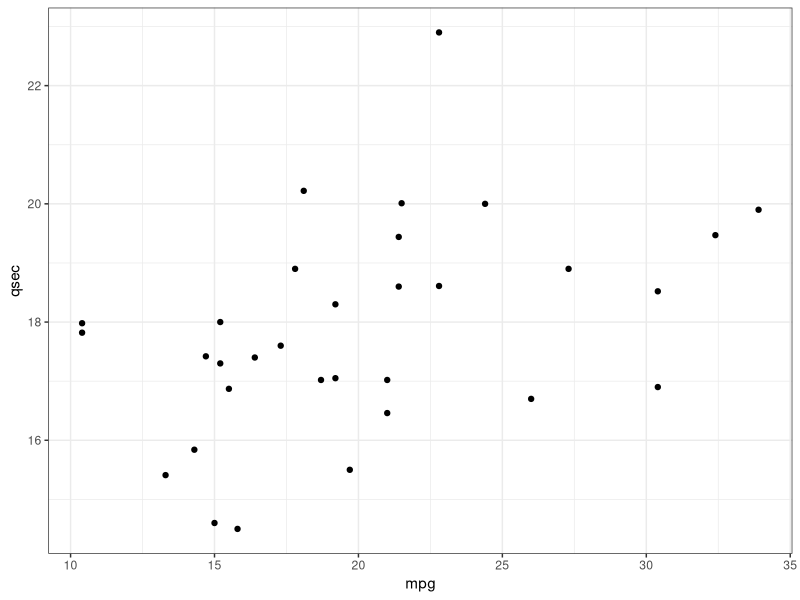
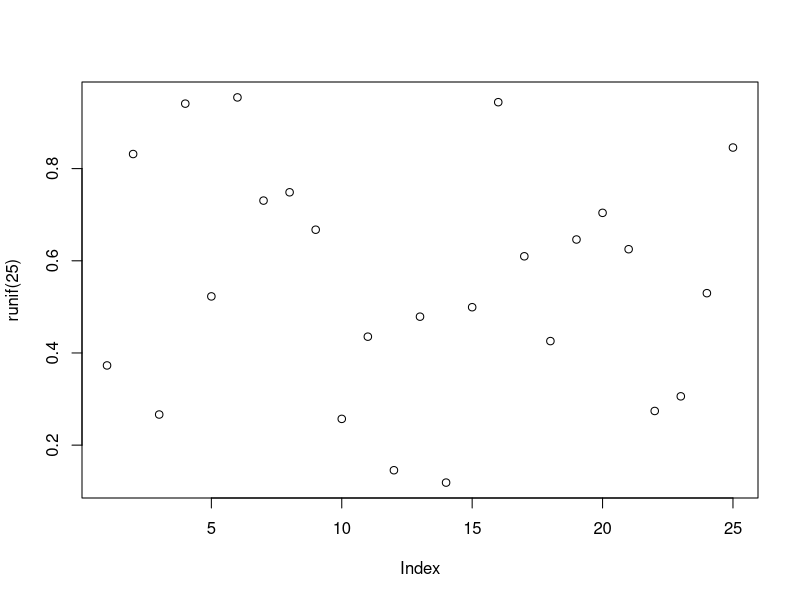

R code for these plots, in order:
## ---- chunk 1
library(knitr)
knit_hooks$set(plot = function(x, options) {
  if ('tikz' %in% options$dev && !options$external) {
    hook_plot_tex(x, options)
  } else hook_plot_md(x, options)
})
## ---- chunk 2
library(ggplot2)
print(ggplot(mtcars, aes(x = mpg, y = qsec)) + geom_point() + theme_bw())
## ---- chunk 3
plot(runif(25) ~ runif(25))
## ---- chunk 4
print(xtable::xtable(head(mtcars)[,1:4], 
caption = "Integer at eros luctus", label = "tab1"), 
comment = FALSE, timestamp = FALSE, caption.placement = "top")
## ---- chunk 5
head(mtcars[,1:4])
